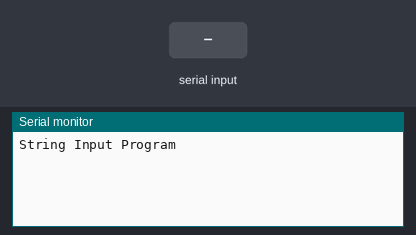
A sketch run on a simulated Arduino Uno, built with avr-gcc and run on an emulated ATmega328P. Shown: the last lines printed to the serial monitor. Inputs (shaded band) come from the test bench.

Above: at 1.2 s.
1.3 s: "1." received over Serial
At 2.5 s:
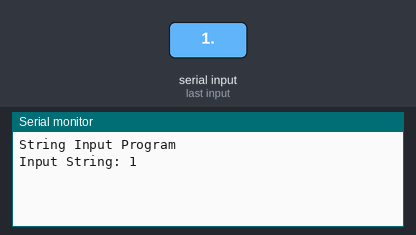
2.8 s: "0." received over Serial
At 3.6 s:
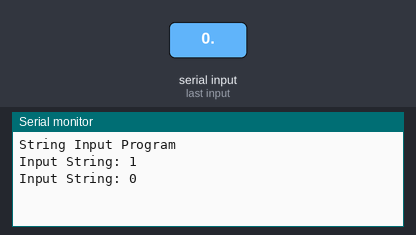
4.3 s: "2." received over Serial
At 4.8 s:
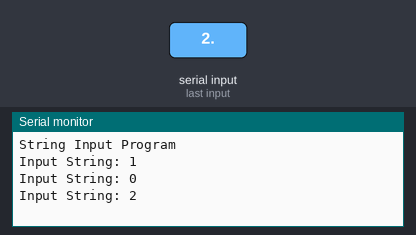

The sketch:

C30-5.ino
```cpp
char string[30];    // 문자열 배열의 선언

void setup() {
  Serial.begin(9600);
  Serial.println("String Input Program");
}

void loop() {
  if(Serial.readBytesUntil('.',string,30)){
    Serial.print("Input String: ");
    Serial.println(string);
    for(int i=0;i<30;i++) string[i]=0; // 배열의 초기화
  }
}
```

Measured:
- after the input at 1.3 s, the serial monitor: prints a new line at once (image 1)
- after the input at 2.8 s, the serial monitor: prints a new line at once (image 2)
- after the input at 4.3 s, the serial monitor: prints a new line at once (image 3)
